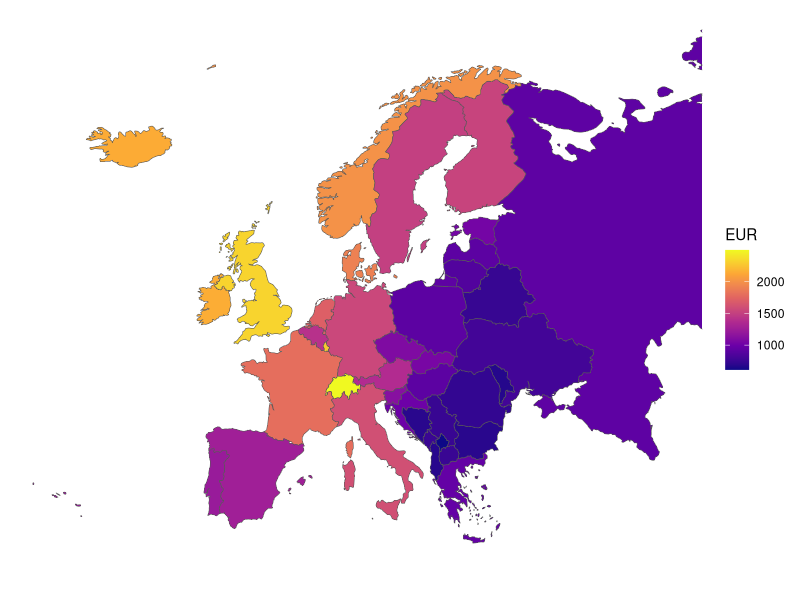

Recreate this plot in R.
#Calculating the cost of living in each city

CL_europa<-read.csv('data/NEW_DATASET/Cost_of_living_europe.csv')
attach(CL_europa)

cost_food<-Meal..Inexpensive.Restaurant*7+Meal.for.2.People..Mid.range.Restaurant..Three.course+
  McMeal.at.McDonalds..or.Equivalent.Combo.Meal.*2+Imported.Beer..0.33.liter.bottle.*10+
  Coke.Pepsi..0.33.liter.bottle.*2+Water..1.5.liter.bottle.*12+Milk..regular....1.liter.*6+
  Loaf.of.Fresh.White.Bread..500g.*8+Eggs..regular...12.*2+Local.Cheese..1kg./2+
  Bottle.of.Wine..Mid.Range.*2+Chicken.Breasts..Boneless..Skinless....1kg.*3+Apples..1kg.*2+
  Oranges..1kg.+Potato..1kg.*2+Lettuce..1.head.*3+Rice..white....1kg.*2+Tomato..1kg.*3+
  Banana..1kg.*2+Onion..1kg.+Beef.Round..1kg...or.Equivalent.Back.Leg.Red.Meat.*2

CL_europa <- cbind(CL_europa,cost_food)
colnames(CL_europa)[ncol(CL_europa)]<-'Food_monthly'

cost_transport<-Monthly.Pass..Regular.Price./2+(Toyota.Corolla.1.6l.97kW.Comfort..Or.Equivalent.New.Car.+
                Volkswagen.Golf)/(2*8*12*2)+Gasoline..1.liter.*60/2

CL_europa <- cbind(CL_europa,cost_transport)
colnames(CL_europa)[ncol(CL_europa)]<-'Mean_Cost_transport'

cost_transport_max<-Toyota.Corolla.1.6l.97kW.Comfort..Or.Equivalent.New.Car./(8*12*2)+Gasoline..1.liter.*60

CL_europa <- cbind(CL_europa,cost_transport_max)
colnames(CL_europa)[ncol(CL_europa)]<-'Max_Cost_transport'

cost_transport_min<-Monthly.Pass..Regular.Price.

CL_europa <- cbind(CL_europa,cost_transport_min)
colnames(CL_europa)[ncol(CL_europa)]<-'Min_Cost_transport'

house_mean<-(Apartment..1.bedroom..in.City.Centre+Apartment..1.bedroom..Outside.of.Centre+
               Apartment..3.bedrooms..in.City.Centre/3+Apartment..3.bedrooms..Outside.of.Centre/3)/4+
              Basic..Electricity..Heating..Cooling..Water..Garbage..for.85m2.Apartment*0.7+
              Internet..60.Mbps.or.More..Unlimited.Data..Cable.ADSL./2

CL_europa <- cbind(CL_europa,house_mean)
colnames(CL_europa)[ncol(CL_europa)]<-'Mean_House_cost'

house_max<-Apartment..1.bedroom..in.City.Centre+
              Basic..Electricity..Heating..Cooling..Water..Garbage..for.85m2.Apartment*0.7+
              Internet..60.Mbps.or.More..Unlimited.Data..Cable.ADSL./2

CL_europa <- cbind(CL_europa,house_max)
colnames(CL_europa)[ncol(CL_europa)]<-'Max_House_cost'
  
house_min<-Apartment..3.bedrooms..Outside.of.Centre/3+
                Basic..Electricity..Heating..Cooling..Water..Garbage..for.85m2.Apartment*0.7+
                Internet..60.Mbps.or.More..Unlimited.Data..Cable.ADSL./2

CL_europa <- cbind(CL_europa,house_min)
colnames(CL_europa)[ncol(CL_europa)]<-'Min_House_cost'

extra<-Cinema..International.Release..1.Seat*2+Fitness.Club..Monthly.Fee.for.1.Adult+
      X1.Pair.of.Jeans..Levis.501.Or.Similar.+X1.Summer.Dress.in.a.Chain.Store..Zara..H.M......+
      X1.Pair.of.Nike.Running.Shoes..Mid.Range./4+X1.Pair.of.Men.Leather.Business.Shoes/12

CL_europa <- cbind(CL_europa,extra)
colnames(CL_europa)[ncol(CL_europa)]<-'Extra'

attach(CL_europa)

total_cost<-Food_monthly+Mean_House_cost+Mean_Cost_transport+Extra
CL_europa <- cbind(CL_europa,total_cost)
colnames(CL_europa)[ncol(CL_europa)]<-'Total_Mean_Cost'

attach(CL_europa)

library(dplyr)
library(sf)
library(ggplot2)
library(rnaturalearth)
library(rnaturalearthdata)
library(viridis)

CL_europa$Country[CL_europa$Country == 'Czech Republic'] <- 'Czechia'
CL_europa$Country[CL_europa$Country == 'Bosnia And Herzegovina'] <- 'Bosnia and Herz.'


europe_map <- ne_countries(continent = "Europe", scale = "medium", returnclass = "sf")
europe_data <- merge(europe_map, CL_europa, by.x = "name", by.y = "Country")


p = ggplot(data = europe_data) +
  geom_sf(aes(fill = Total_Mean_Cost)) +  
  scale_fill_viridis_c(option = "plasma", na.value = "grey50") + 
  theme_minimal() +  
  labs(fill = "EUR") +  
  theme(axis.text = element_blank(), 
        axis.ticks = element_blank(), 
        panel.grid = element_blank())+
  xlim(-30, 50) + 
  ylim(35, 72) 

print(p)

CL_eu_restr<-CL_europa[,c("Country", "Food_monthly","Mean_Cost_transport","Min_Cost_transport",
                         "Max_Cost_transport","Mean_House_cost","Min_House_cost","Max_House_cost","Extra","Total_Mean_Cost")]
min_cost<-Extra+Min_Cost_transport+Min_House_cost+Food_monthly
max_cost<-Extra+Max_Cost_transport+Max_House_cost+Food_monthly
CL_eu_restr<-cbind(CL_eu_restr,min_cost,max_cost)
colnames(CL_eu_restr)[11:12]<-c("Total_Min_Cost","Total_Max_Cost")

write.csv(CL_eu_restr, file = 'data/NEW_DATASET/Cost_of_living_europe_restricted.csv', row.names = FALSE)
